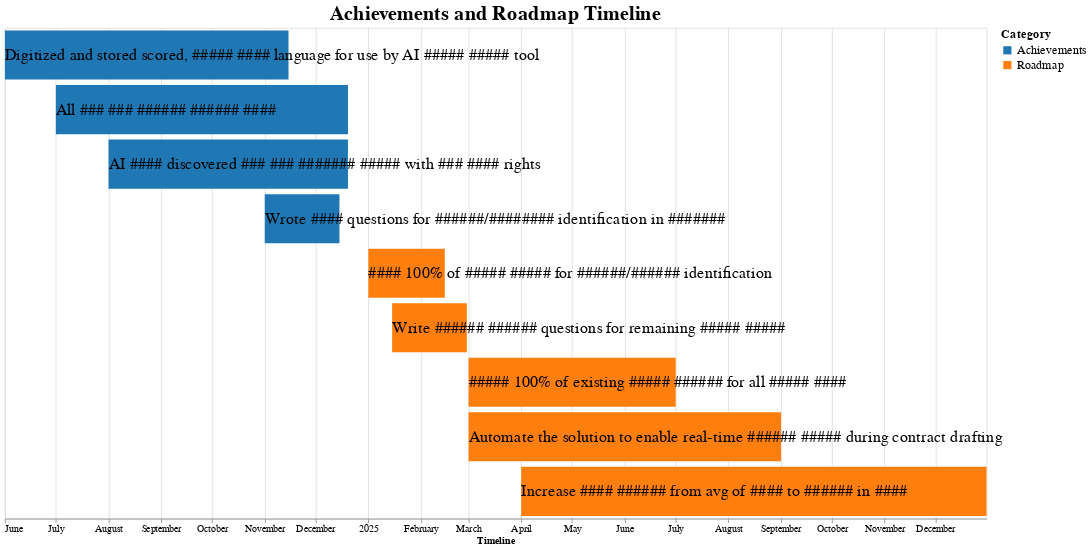

Notebook source saved alongside this figure:
### Code cell
import altair as alt
import pandas as pd

# Prepare the data for the timeline chart
data = {
    'Category': [
        'Achievements', 'Achievements', 'Achievements', 'Achievements',
        'Roadmap', 'Roadmap', 'Roadmap', 'Roadmap', 'Roadmap'
    ],
    'Description': [
        'Digitized and stored scored, ##### #### language for use by AI ##### ##### tool',
        'AI #### discovered ### ### ####### ##### with ### #### rights',
        'All ### ### ###### ###### ####',
        'Wrote #### questions for ######/######## identification in #######',
        # Roadmap items
        'Write ###### ###### questions for remaining ##### #####',
        'Increase #### ###### from avg of #### to ###### in ####',
        '##### 100% of existing ##### ###### for all ##### ####',
        '#### 100% of ##### ##### for ######/###### identification',
        'Automate the solution to enable real-time ###### ##### during contract drafting'
    ],
    'Value': [
        'Enable AI ##### ###### to recommend high-##### ###### ########',
        'Recover an additional $## from #### ##### in ####',
        'Recover $##### from contract ####### in ####',
        'Identify which ###### will not be enforceable by #### ##### and ####',
        'Enable AI ###### ###### to recommend high-##### ###### #####',
        'Recover an additional $## from ### ##### in ####',
        'Recover $#### from contract ######## in ####',
        'Identify which ###### will not be enforceable by ##### ### and ###',
        'Enable Realtime ###### while AI ###### a contract'
    ],
    'Start': [
        '2024-06-01', '2024-08-01', '2024-07-01', '2024-11-01',
        '2025-01-15', '2025-04-01', '2025-03-01', '2025-01-01', '2025-03-01'
    ],
    'End': [
        '2024-11-15', '2024-12-20', '2024-12-20', '2024-12-15',
        '2025-02-28', '2025-12-31', '2025-06-31', '2025-02-15', '2025-09-01'
    ]
}

df = pd.DataFrame(data)

# Sort the DataFrame by Start date
df = df.sort_values(by='Start', ascending=True)

# Create the Altair timeline chart
timeline_chart = alt.Chart(df).mark_bar().encode(
    x=alt.X('Start:T', axis=alt.Axis(labelFontSize=12, titleFontSize=12)),
    x2='End:T',
    y=alt.Y('Description:N', sort=alt.EncodingSortField(field='Start', order='ascending'), title='', axis=None),
    color=alt.Color('Category:N', scale=alt.Scale(domain=['Achievements', 'Roadmap'], range=['#1f77b4', '#ff7f0e']), legend=alt.Legend(labelFontSize=15, titleFontSize=15)),
    tooltip=['Value', 'Description', 'Category']
).properties(
    title=alt.TitleParams(
        text='Achievements and Roadmap Timeline',
        fontSize=25
    ),
    width=1200,  # Increased width
    height=600   # Increased height
)

# Add text labels centered on bars
timeline_text = alt.Chart(df).mark_text(align='left', baseline='middle', dy=0, fontSize=20).encode(
    x=alt.X('Start:T', title='Timeline'),
    y=alt.Y('Description:N', sort=alt.EncodingSortField(field='Start', order='ascending'), title=''),
    text='Description:N'
)

# Combine the bars and the text
timeline_combined = timeline_chart + timeline_text

# Display the chart
timeline_combined.show()

### Figure 1 — Vega-Lite specification as saved in the notebook (floating-point values rounded to 4 significant figures)
{"config": {"view": {"continuousWidth": 300, "continuousHeight": 300}}, "layer": [{"mark": {"type": "bar"}, "encoding": {"color": {"field": "Category", "legend": {"labelFontSize": 15, "titleFontSize": 15}, "scale": {"domain": ["Achievements", "Roadmap"], "range": ["#1f77b4", "#ff7f0e"]}, "type": "nominal"}, "tooltip": [{"field": "Value", "type": "nominal"}, {"field": "Description", "type": "nominal"}, {"field": "Category", "type": "nominal"}], "x": {"axis": {"labelFontSize": 12, "titleFontSize": 12}, "field": "Start", "type": "temporal"}, "x2": {"field": "End"}, "y": {"axis": null, "field": "Description", "sort": {"field": "Start", "order": "ascending"}, "title": "", "type": "nominal"}}, "title": {"text": "Achievements and Roadmap Timeline", "fontSize": 25}}, {"mark": {"type": "text", "align": "left", "baseline": "middle", "dy": 0, "fontSize": 20}, "encoding": {"text": {"field": "Description", "type": "nominal"}, "x": {"field": "Start", "title": "Timeline", "type": "temporal"}, "y": {"field": "Description", "sort": {"field": "Start", "order": "ascending"}, "title": "", "type": "nominal"}}}], "data": {"name": "data-c88a6819212ec2939e1eedb71dc7860a"}, "height": 600, "width": 1200, "$schema": "https://vega.github.io/schema/vega-lite/v5.20.1.json", "datasets": {"data-c88a6819212ec2939e1eedb71dc7860a": [{"Category": "Achievements", "Description": "Digitized and stored scored, ##### #### language for use by AI ##### ##### tool", "Value": "Enable AI ##### ###### to recommend high-##### ###### ########", "Start": "2024-06-01", "End": "2024-11-15"}, {"Category": "Achievements", "Description": "All ### ### ###### ###### ####", "Value": "Recover $##### from contract ####### in ####", "Start": "2024-07-01", "End": "2024-12-20"}, {"Category": "Achievements", "Description": "AI #### discovered ### ### ####### ##### with ### #### rights", "Value": "Recover an additional $## from #### ##### in ####", "Start": "2024-08-01", "End": "2024-12-20"}, {"Category": "Achievements", "Description": "Wrote #### questions for ######/######## identification in #######", "Value": "Identify which ###### will not be enforceable by #### ##### and ####", "Start": "2024-11-01", "End": "2024-12-15"}, {"Category": "Roadmap", "Description": "#### 100% of ##### ##### for ######/###### identification", "Value": "Identify which ###### will not be enforceable by ##### ### and ###", "Start": "2025-01-01", "End": "2025-02-15"}, {"Category": "Roadmap", "Description": "Write ###### ###### questions for remaining ##### #####", "Value": "Enable AI ###### ###### to recommend high-##### ###### #####", "Start": "2025-01-15", "End": "2025-02-28"}, {"Category": "Roadmap", "Description": "##### 100% of existing ##### ###### for all ##### ####", "Value": "Recover $#### from contract ######## in ####", "Start": "2025-03-01", "End": "2025-06-31"}, {"Category": "Roadmap", "Description": "Automate the solution to enable real-time ###### ##### during contract drafting", "Value": "Enable Realtime ###### while AI ###### a contract", "Start": "2025-03-01", "End": "2025-09-01"}, {"Category": "Roadmap", "Description": "Increase #### ###### from avg of #### to ###### in ####", "Value": "Recover an additional $## from ### ##### in ####", "Start": "2025-04-01", "End": "2025-12-31"}]}}
